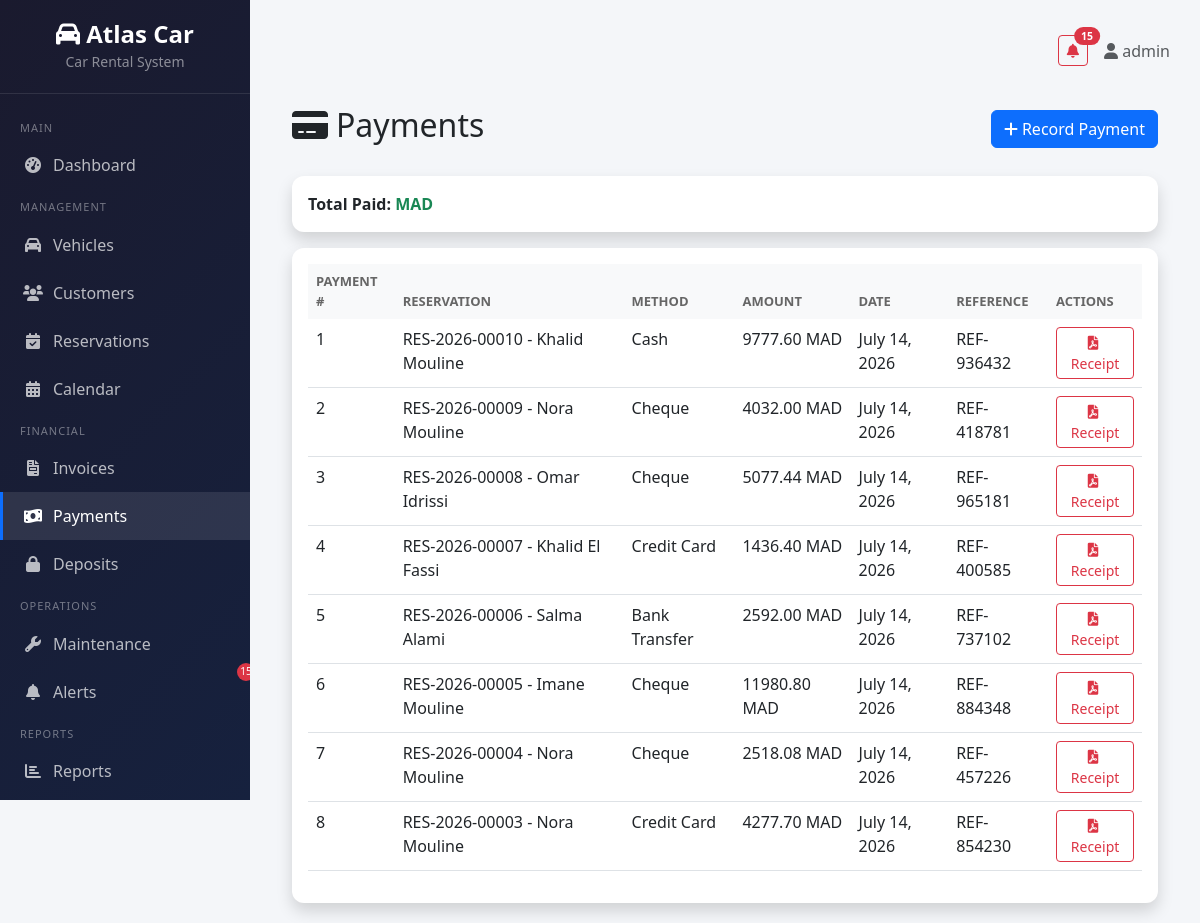
/payments/ (signed in), run on the app's committed database.
### payments/models.py (models this page shows, shortened)
class Payment(models.Model):
    METHOD_CHOICES = [
        ('cash', 'Cash'),
        ('bank_transfer', 'Bank Transfer'),
        ('credit_card', 'Credit Card'),
        ('cheque', 'Cheque'),
    ]
    reservation = models.ForeignKey('reservations.Reservation', on_delete=models.CASCADE)
    method = models.CharField(max_length=20, choices=METHOD_CHOICES)
    amount = models.DecimalField(max_digits=10, decimal_places=2)
    payment_date = models.DateField(auto_now_add=True)
    reference = models.CharField(max_length=100, blank=True)
    created_at = models.DateTimeField(auto_now_add=True)
    class Meta:
        ordering = ['-payment_date']

### reservations/models.py (models this page shows, shortened)
class Reservation(models.Model):
    STATUS_CHOICES = [
        ('pending', 'Pending'),
        ('confirmed', 'Confirmed'),
        ('active', 'Active'),
        ('completed', 'Completed'),
        ('cancelled', 'Cancelled'),
    ]
    PICKUP_LOCATION_CHOICES = [
        ('agency', 'Agency'),
        ('airport', 'Airport'),
        ('hotel_delivery', 'Hotel Delivery'),
    ]
    reservation_number = models.CharField(max_length=20, unique=True, blank=True)
    customer = models.ForeignKey('customers.Customer', on_delete=models.CASCADE)
    vehicle = models.ForeignKey('vehicles.Vehicle', on_delete=models.CASCADE)
    pickup_date = models.DateField()
    return_date = models.DateField()
    pickup_location = models.CharField(max_length=20, choices=PICKUP_LOCATION_CHOICES, default='agency')
    return_location = models.CharField(max_length=20, choices=PICKUP_LOCATION_CHOICES, default='agency')
    status = models.CharField(max_length=20, choices=STATUS_CHOICES, default='pending')
    deposit = models.DecimalField(max_digits=10, decimal_places=2, default=0)
    subtotal = models.DecimalField(max_digits=10, decimal_places=2, default=0)
    vat = models.DecimalField(max_digits=10, decimal_places=2, default=0)
    total = models.DecimalField(max_digits=10, decimal_places=2, default=0)
    options = models.ManyToManyField('vehicles.VehicleOption', through='ReservationOption', blank=True)
    created_at = models.DateTimeField(auto_now_add=True)
    class Meta:
        ordering = ['-created_at']
    def __str__(self):
        return f"{self.reservation_number} - {self.customer}"

### customers/models.py (models this page shows, shortened)
class Customer(models.Model):
    CUSTOMER_TYPE_CHOICES = [
        ('individual', 'Individual'),
        ('company', 'Company'),
        ('partner_agency', 'Partner Agency'),
    ]
    cin = models.CharField(max_length=20, unique=True, verbose_name='National ID / Passport')
    passport = models.CharField(max_length=20, blank=True, null=True)
    first_name = models.CharField(max_length=100)
    last_name = models.CharField(max_length=100)
    nationality = models.CharField(max_length=100)
    birth_date = models.DateField(null=True, blank=True)
    license_number = models.CharField(max_length=50)
    license_expiration = models.DateField()
    phone = models.CharField(max_length=20)
    email = models.EmailField()
    address = models.TextField(blank=True)
    customer_type = models.CharField(max_length=20, choices=CUSTOMER_TYPE_CHOICES, default='individual')
    created_at = models.DateTimeField(auto_now_add=True)
    class Meta:
        ordering = ['-created_at']
    def __str__(self):
        return f"{self.first_name} {self.last_name}"

### payments/views.py (the view)
# urls.py: path('', views.payment_list, name='payment_list'),
@login_required
def payment_list(request):
    payments = Payment.objects.select_related('reservation').all()
    return render(request, 'payments/payment_list.html', {'payments': payments})

### core/context_processors.py (called while the page is built)
def notifications_context(request):
    context = {}
    if request.user.is_authenticated:
        unread_alerts = Alert.objects.filter(is_read=False)
        context['unread_alerts_count'] = unread_alerts.count()
        context['unread_alerts'] = unread_alerts[:5]
    return context

### templates/payments/payment_list.html
{% extends 'base.html' %}
{% block content %}
<div class="container-fluid">
    <div class="d-flex justify-content-between align-items-center mb-4">
        <h2><i class="fas fa-credit-card me-2"></i>Payments</h2>
        <a href="{% url 'payments:payment_create' %}" class="btn btn-primary">
            <i class="fas fa-plus me-1"></i>Record Payment
        </a>
    </div>
    <div class="card shadow mb-3">
        <div class="card-body">
            <p class="mb-0"><strong>Total Paid:</strong> <span class="text-success fw-bold">{{ total_paid }} MAD</span></p>
        </div>
    </div>
    <div class="card shadow">
        <div class="card-body">
            <div class="table-responsive">
                <table class="table table-hover">
                    <thead class="table-light">
                        <tr>
                            <th>Payment #</th>
                            <th>Reservation</th>
                            <th>Method</th>
                            <th>Amount</th>
                            <th>Date</th>
                            <th>Reference</th>
                            <th>Actions</th>
                        </tr>
                    </thead>
                    <tbody>
                        {% for payment in payments %}
                        <tr>
                            <td>{{ payment.id }}</td>
                            <td>{{ payment.reservation }}</td>
                            <td>{{ payment.get_method_display }}</td>
                            <td>{{ payment.amount }} MAD</td>
                            <td>{{ payment.payment_date }}</td>
                            <td>{{ payment.reference|default:"-" }}</td>
                            <td>
                                <a href="{% url 'payments:payment_receipt' payment.pk %}" class="btn btn-sm btn-outline-danger">
                                    <i class="fas fa-file-pdf me-1"></i>Receipt
                                </a>
                            </td>
                        </tr>
                        {% empty %}
                        <tr>
                            <td colspan="7" class="text-center text-muted">No payments found.</td>
                        </tr>
                        {% endfor %}
                    </tbody>
                </table>
            </div>
        </div>
    </div>
</div>
{% endblock %}

### templates/base.html (shortened to what this page needs)
{% load static %}
<!DOCTYPE html>
<html lang="en">
<head>
    <link href="https://cdn.jsdelivr.net/npm/bootstrap@5.3.0/dist/css/bootstrap.min.css" rel="stylesheet">
    <link href="https://cdnjs.cloudflare.com/ajax/libs/font-awesome/6.0.0/css/all.min.css" rel="stylesheet">
</head>
<body>
    {% if user.is_authenticated %}
    <div class="sidebar">
        <div class="brand">
            <h4><i class="fas fa-car"></i> Atlas Car</h4>
            <small style="color: rgba(255,255,255,0.5);">Car Rental System</small>
        </div>
        <nav class="mt-3">
            <div class="nav-section">Main</div>
            <a href="{% url 'dashboard:home' %}" class="nav-link {% if request.resolver_match.url_name == 'home' %}active{% endif %}">
                <i class="fas fa-tachometer-alt"></i> Dashboard
            </a>
            <div class="nav-section">Management</div>
            <a href="{% url 'vehicles:vehicle_list' %}" class="nav-link {% if 'vehicle' in request.path %}active{% endif %}">
                <i class="fas fa-car"></i> Vehicles
            </a>
            <a href="{% url 'customers:customer_list' %}" class="nav-link {% if 'customer' in request.path %}active{% endif %}">
                <i class="fas fa-users"></i> Customers
            </a>
            <a href="{% url 'reservations:reservation_list' %}" class="nav-link {% if 'reservation' in request.path %}active{% endif %}">
                <i class="fas fa-calendar-check"></i> Reservations
            </a>
            <a href="{% url 'reservations:reservation_calendar' %}" class="nav-link {% if 'calendar' in request.path %}active{% endif %}">
                <i class="fas fa-calendar-alt"></i> Calendar
            </a>
            <div class="nav-section">Financial</div>
            <a href="{% url 'invoices:invoice_list' %}" class="nav-link {% if 'invoice' in request.path %}active{% endif %}">
                <i class="fas fa-file-invoice"></i> Invoices
            </a>
            <a href="{% url 'payments:payment_list' %}" class="nav-link {% if 'payment' in request.path and 'deposit' not in request.path %}active{% endif %}">
                <i class="fas fa-money-bill-wave"></i> Payments
            </a>
            <a href="{% url 'payments:deposit_list' %}" class="nav-link {% if 'deposit' in request.path %}active{% endif %}">
                <i class="fas fa-lock"></i> Deposits
            </a>
            <div class="nav-section">Operations</div>
            <a href="{% url 'maintenance:maintenance_list' %}" class="nav-link {% if 'maintenance' in request.path %}active{% endif %}">
                <i class="fas fa-wrench"></i> Maintenance
            </a>
            <a href="{% url 'alerts:alert_list' %}" class="nav-link {% if 'alert' in request.path %}active{% endif %}" style="position:relative;">
                <i class="fas fa-bell"></i> Alerts
                {% if unread_alerts_count %}<span class="alert-badge">{{ unread_alerts_count }}</span>{% endif %}
            </a>
            <div class="nav-section">Reports</div>
            <a href="{% url 'reports:reports_index' %}" class="nav-link {% if 'report' in request.path %}active{% endif %}">
                <i class="fas fa-chart-bar"></i> Reports
            </a>
            <div class="nav-section">Account</div>
        </nav>
    </div>
    {% endif %}
    <div class="main-content">
        {% if user.is_authenticated %}
        <div class="top-bar">
            <div class="d-flex align-items-center gap-3">
                {% if unread_alerts_count %}
                <a href="{% url 'alerts:alert_list' %}" class="btn btn-outline-danger btn-sm position-relative">
                    <i class="fas fa-bell"></i>
                    <span class="position-absolute top-0 start-100 translate-middle badge rounded-pill bg-danger">
                        {{ unread_alerts_count }}
                    </span>
                </a>
                {% endif %}
                <span class="text-muted">
                    <i class="fas fa-user"></i> {{ user.get_full_name|default:user.username }}
                </span>
            </div>
        </div>
        {% endif %}
        {% block content %}{% endblock %}
    </div>
</body>
</html>

### templates/base.html (style rules this page uses)
:root { --sidebar-width: 250px; --primary-color: #0d6efd; }
body { font-family: 'Segoe UI', Tahoma, Geneva, Verdana, sans-serif; background: #f4f6f9; }
.sidebar { position: fixed; top: 0; left: 0; height: 100vh; width: var(--sidebar-width); background: linear-gradient(135deg, #1a1a2e, #16213e); color: #fff; overflow-y: auto; z-index: 1000; transition: all 0.3s; }
.sidebar .brand { padding: 20px; text-align: center; border-bottom: 1px solid rgba(255,255,255,0.1); }
.sidebar .brand h4 { margin: 0; color: #fff; font-weight: 700; }
.sidebar .nav-link { color: rgba(255,255,255,0.7); padding: 12px 20px; display: flex; align-items: center; gap: 10px; transition: all 0.3s; border-left: 3px solid transparent; }
.sidebar .nav-link:hover, .sidebar .nav-link.active { color: #fff; background: rgba(255,255,255,0.1); border-left-color: var(--primary-color); }
.sidebar .nav-link i { width: 20px; text-align: center; }
.sidebar .nav-section { padding: 10px 20px 5px; font-size: 11px; text-transform: uppercase; color: rgba(255,255,255,0.4); letter-spacing: 1px; }
.main-content { margin-left: var(--sidebar-width); padding: 20px 30px; min-height: 100vh; }
.top-bar { display: flex; justify-content: space-between; align-items: center; margin-bottom: 25px; padding: 15px 0; }
.card { border: none; border-radius: 12px; box-shadow: 0 2px 10px rgba(0,0,0,0.08); transition: transform 0.2s; }
.table th { background: #f8f9fa; border: none; font-weight: 600; font-size: 13px; text-transform: uppercase; color: #666; }
.alert-badge { position: absolute; top: -5px; right: -5px; background: #dc3545; color: white; border-radius: 50%; width: 18px; height: 18px; font-size: 10px; display: flex; align-items: center; justify-content: center; }

### data on the page
Payment: id "1", reservation "RES-2026-00010 - Khalid Mouline", method "Cash", amount "9777.60", payment_date "July 14, 2026", reference "REF-936432"
Payment: id "2", reservation "RES-2026-00009 - Nora Mouline", method "Cheque", amount "4032.00", payment_date "July 14, 2026", reference "REF-418781"
Payment: id "3", reservation "RES-2026-00008 - Omar Idrissi", method "Cheque", amount "5077.44", payment_date "July 14, 2026", reference "REF-965181"
Payment: id "4", reservation "RES-2026-00007 - Khalid El Fassi", method "Credit Card", amount "1436.40", payment_date "July 14, 2026", reference "REF-400585"
Payment: id "5", reservation "RES-2026-00006 - Salma Alami", method "Bank Transfer", amount "2592.00", payment_date "July 14, 2026", reference "REF-737102"
Payment: id "6", reservation "RES-2026-00005 - Imane Mouline", method "Cheque", amount "11980.80", payment_date "July 14, 2026", reference "REF-884348"
Payment: id "7", reservation "RES-2026-00004 - Nora Mouline", method "Cheque", amount "2518.08", payment_date "July 14, 2026", reference "REF-457226"
Payment: id "8", reservation "RES-2026-00003 - Nora Mouline", method "Credit Card", amount "4277.70", payment_date "July 14, 2026", reference "REF-854230"

### other printed values
{{ unread_alerts_count }} "15"
{{ user.get_full_name|default:user.username }} "admin"
